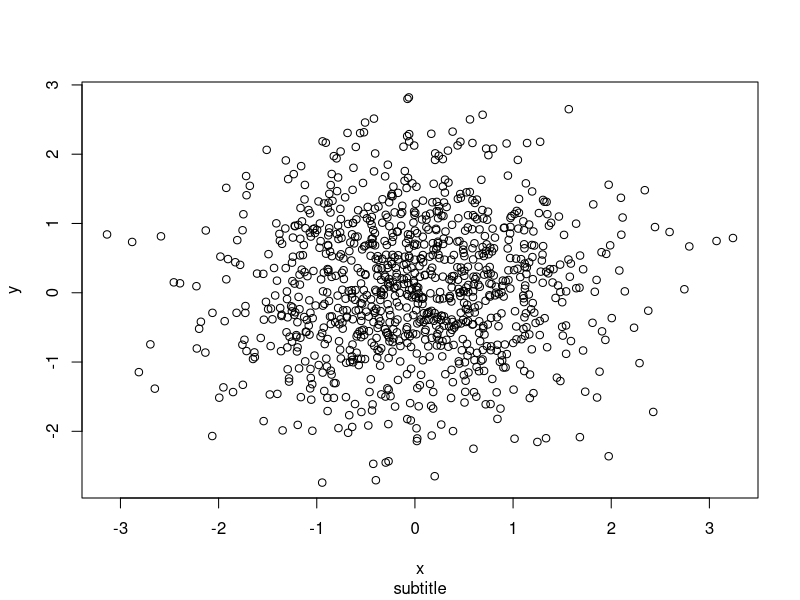

Generate this figure with R:
## ---- chunk 1
rm(list = ls())
## ---- chunk 2
help(plot)
## ---- chunk 3
x = rnorm(1000)
y = rnorm(1000)
plot(x, y, sub = 'subtitle')
